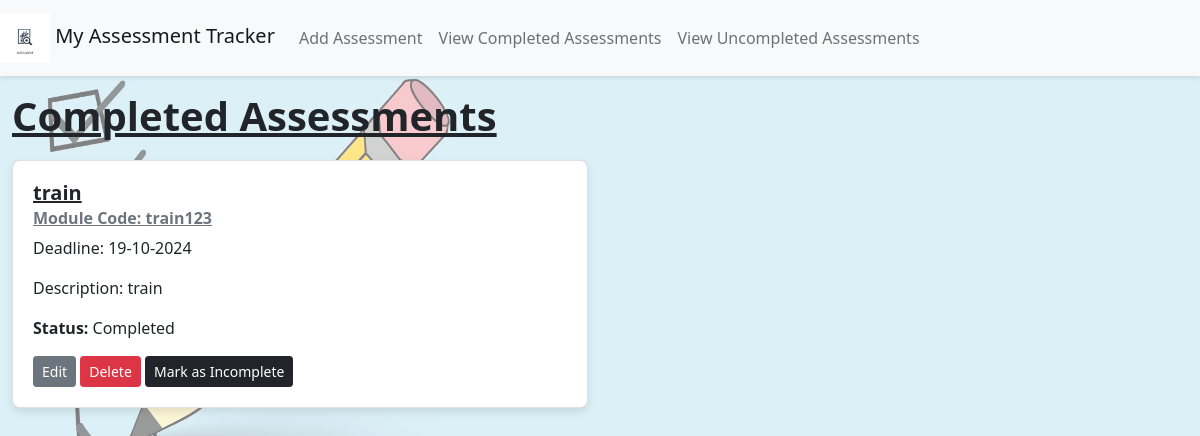
Page /view_completed on the earlier database version.
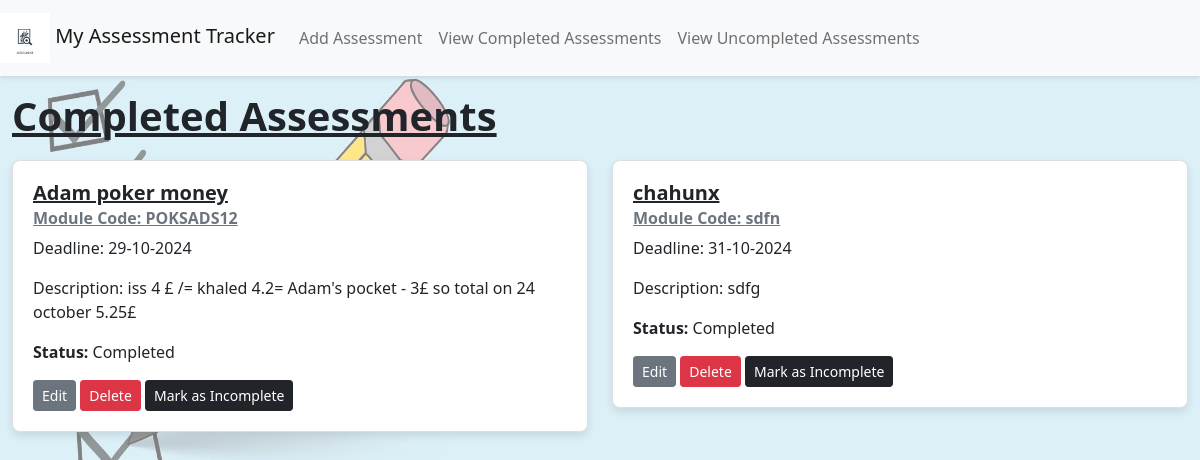
Same page on the later database version.
### app/models.py (models this page shows)
class Assessment(db.Model):
    id = db.Column(db.Integer, primary_key=True)
    title = db.Column(db.String(100), nullable=False)
    module_code = db.Column(db.String(20), nullable=False)
    deadline_date = db.Column(db.DateTime, nullable=False)
    description = db.Column(db.Text, nullable=False)
    is_complete = db.Column(db.Boolean, default=False)

### app/views.py (the view)
@app.route('/view_completed')
def view_completed():
    completed_assessments = Assessment.query.filter_by(is_complete=True).all()
    return render_template(
        'view_completed.html',
        title='Completed Assessments',
        assessments=completed_assessments
    )

### app/templates/view_completed.html (shortened to what this page needs)
<!DOCTYPE html>
<html lang="en">
{% extends "base.html" %}
{% block content %}
  <h1>Completed Assessments</h1>
  <div class="assessment-list">
    {% if assessments %}
      <div class="row">
        {% for assessment in assessments %}
          <div class="col-md-6 mb-4">
            <div class="card" role="region" aria-labelledby="assessment-{{ assessment.id }}">
              <div class="card-body">
                <h5 class="card-title" id="assessment-{{ assessment.id }}">{{ assessment.title }}</h5>
                <h6 class="card-subtitle mb-2 text-muted">Module Code: {{ assessment.module_code }}</h6>
                <p class="card-text">Deadline: {{ assessment.deadline_date.strftime('%d-%m-%Y') }}</p>
                <p class="card-text">Description: {{ assessment.description }}</p>
                <p class="card-text"><strong>Status:</strong> Completed</p>
                <a href="{{ url_for('edit_assessment', assessment_id=assessment.id, next=request.endpoint) }}" class="btn btn-secondary btn-sm mr-2" role="button">Edit</a>
                <form action="{{ url_for('delete_assessment', assessment_id=assessment.id) }}" method="post" style="display:inline;" aria-label="Delete assessment {{ assessment.title }}">
                  <button type="submit" class="btn btn-danger btn-sm">Delete</button>
                </form>
                <form action="{{ url_for('mark_incomplete', assessment_id=assessment.id) }}" method="post" style="display:inline;" aria-label="Mark assessment {{ assessment.title }} as incomplete">
                  <button type="submit" class="btn btn-dark btn-sm text-white">Mark as Incomplete</button>
                </form>
              </div>
            </div>
          </div>
        {% endfor %}
      </div>
    {% else %}
      <div class="alert alert-info" role="alert">
        <p>All assessments are currently incomplete.</p>
        <a href="{{ url_for('view_uncompleted') }}" class="btn btn-primary" role="button">View Uncompleted Assessments</a>
      </div>
    {% endif %}
  </div>
{% endblock %}

### app/templates/base.html (shortened to what this page needs)
<!DOCTYPE html>
<html lang="en">
  <head>
    <link rel="stylesheet" href="https://cdn.jsdelivr.net/npm/bootstrap@5.1.3/dist/css/bootstrap.min.css">
    <link rel="stylesheet" href="/static/style.css?v=1.0">
  </head>
  <body>
    <div class="background-wrapper">
      <div class="content">
        <nav class="navbar navbar-expand-lg navbar-light bg-light">
          <a class="navbar-brand" href="/">
            <img src="/static/logo.png" alt="Logo" style="width: 50px; height: 50px;">
            My Assessment Tracker
          </a>
          <div class="collapse navbar-collapse" id="navbarSupportedContent">
            <ul class="navbar-nav me-auto">
              <li class="nav-item"><a class="nav-link" href="/add">Add Assessment</a></li>
              <li class="nav-item"><a class="nav-link" href="/view_completed">View Completed Assessments</a></li>
              <li class="nav-item"><a class="nav-link" href="/view_uncompleted">View Uncompleted Assessments</a></li>
            </ul>
          </div>
        </nav>
        <div class="container">
          {% block content %}{% endblock %}
        </div>
      </div>
    </div>
  </body>
</html>

### app/static/style.css (style rules this page uses)
body, html { height: 100%; margin: 0; }
body { background-image: url('../static/background.jpg'); background-color: rgba(240, 248, 255, 0.8); background-size: cover; background-repeat: no-repeat; background-attachment: fixed; position: relative; z-index: -1; }
.background-wrapper { position: absolute; top: 0; left: 0; width: 100%; min-height: 100vh; background-color: rgba(255, 255, 255, 0.5); z-index: 0; }
.container, .navbar, .card { position: relative; z-index: 1; }
.card { box-shadow: 0 4px 8px rgba(0, 0, 0, 0.1); transition: box-shadow 0.3s ease; border-radius: 8px; }
.card-body { padding: 20px; }
.btn { transition: background-color 0.3s, transform 0.3s; }
.btn-danger { background-color: #dc3545; border-color: #dc3545; }
.navbar { box-shadow: 0 2px 4px rgba(0, 0, 0, 0.1); }
a { color: #007bff; text-decoration: none; }
.container { max-width: 1200px; margin: 0 auto; }
.assessment-list { margin-top: 20px; }
h1, h2, h3, h4, h5, h6 { font-weight: bold; text-decoration: underline; }

Differences in the rows shown:
removed Assessment: title "train", module_code "train123", deadline_date "19-10-2024", description "train"
added Assessment: title "Adam poker money", module_code "POKSADS12", deadline_date "29-10-2024", description "iss 4 £ /= khaled 4.2= Adam's pocket - 3£ so total on 24 october 5.25£"
added Assessment: title "chahunx", module_code "sdfn", deadline_date "31-10-2024", description "sdfg"
